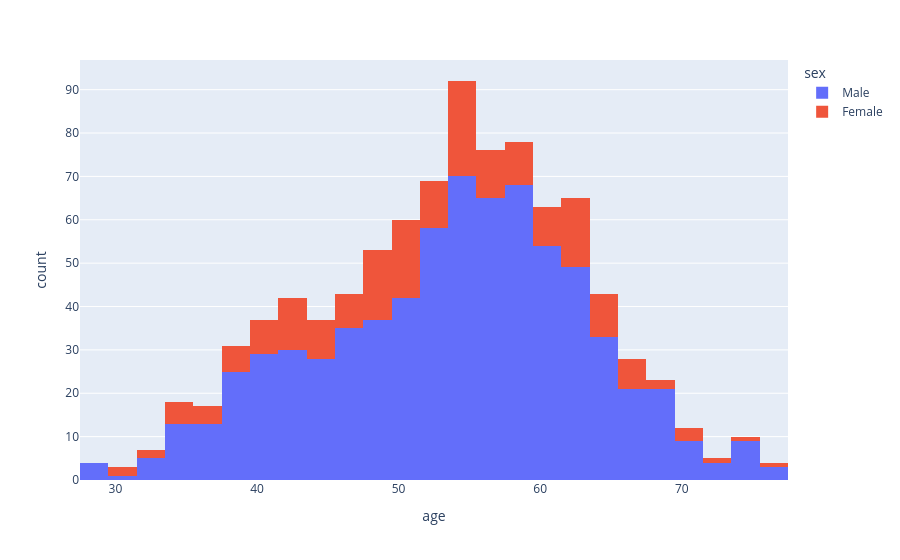

Notebook code cell kept with this figure:
### Code cell
# plot the histogram of age column using plotly and coloring this by sex

fig = px.histogram(data_frame=df, x='age', color='sex')
fig.show()

### Figure 1 — Plotly figure (JSON) as saved in the notebook; plotly's stock layout.template omitted (floating-point values rounded to 4 significant figures; data arrays with more than 128 entries replaced by an {"elided": "..."} marker saying what was removed)
{"data": [{"bingroup": "x", "hovertemplate": "sex=Male<br>age=%{x}<br>count=%{y}<extra></extra>", "legendgroup": "Male", "marker": {"color": "#636efa", "pattern": {"shape": ""}}, "name": "Male", "orientation": "v", "showlegend": true, "type": "histogram", "x": {"elided": "726 int values"}, "xaxis": "x", "yaxis": "y"}, {"bingroup": "x", "hovertemplate": "sex=Female<br>age=%{x}<br>count=%{y}<extra></extra>", "legendgroup": "Female", "marker": {"color": "#EF553B", "pattern": {"shape": ""}}, "name": "Female", "orientation": "v", "showlegend": true, "type": "histogram", "x": {"elided": "194 int values"}, "xaxis": "x", "yaxis": "y"}], "layout": {"barmode": "relative", "legend": {"title": {"text": "sex"}, "tracegroupgap": 0}, "margin": {"t": 60}, "xaxis": {"anchor": "y", "domain": [0, 1], "title": {"text": "age"}}, "yaxis": {"anchor": "x", "domain": [0, 1], "title": {"text": "count"}}}}
